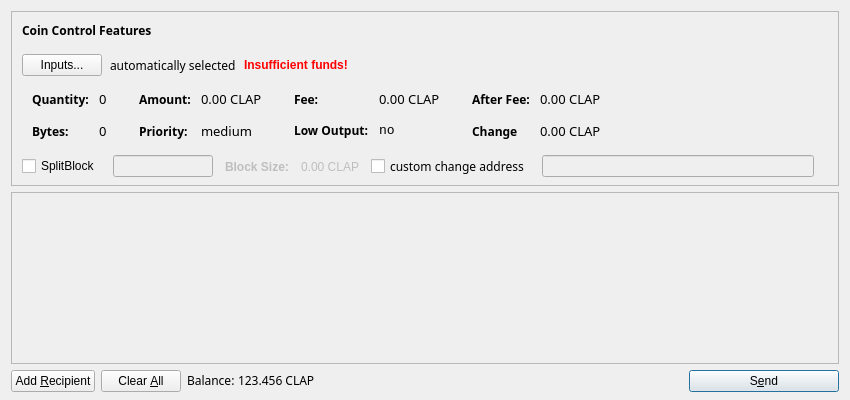
<?xml version="1.0" encoding="UTF-8"?>
<ui version="4.0">
 <class>SendCoinsDialog</class>
 <widget class="QDialog" name="SendCoinsDialog">
  <property name="geometry">
   <rect>
    <x>0</x>
    <y>0</y>
    <width>850</width>
    <height>400</height>
   </rect>
  </property>
  <property name="windowTitle">
   <string>Send Coins</string>
  </property>
  <layout class="QVBoxLayout" name="verticalLayout" stretch="0,1,0">
   <property name="bottomMargin">
    <number>8</number>
   </property>
   <item>
    <widget class="QFrame" name="frameCoinControl">
     <property name="sizePolicy">
      <sizepolicy hsizetype="Expanding" vsizetype="Expanding">
       <horstretch>0</horstretch>
       <verstretch>0</verstretch>
      </sizepolicy>
     </property>
     <property name="maximumSize">
      <size>
       <width>16777215</width>
       <height>16777215</height>
      </size>
     </property>
     <property name="frameShape">
      <enum>QFrame::StyledPanel</enum>
     </property>
     <property name="frameShadow">
      <enum>QFrame::Sunken</enum>
     </property>
     <layout class="QVBoxLayout" name="verticalLayoutCoinControl2">
      <property name="spacing">
       <number>6</number>
      </property>
      <property name="leftMargin">
       <number>0</number>
      </property>
      <property name="topMargin">
       <number>0</number>
      </property>
      <property name="rightMargin">
       <number>0</number>
      </property>
      <property name="bottomMargin">
       <number>6</number>
      </property>
      <item>
       <layout class="QVBoxLayout" name="verticalLayoutCoinControl" stretch="0,0,0,0,1">
        <property name="spacing">
         <number>0</number>
        </property>
        <property name="leftMargin">
         <number>10</number>
        </property>
        <property name="topMargin">
         <number>10</number>
        </property>
        <item>
         <layout class="QHBoxLayout" name="horizontalLayoutCoinControl1">
          <property name="bottomMargin">
           <number>15</number>
          </property>
          <item>
           <widget class="QLabel" name="labelCoinControlFeatures">
            <property name="sizePolicy">
             <sizepolicy hsizetype="Preferred" vsizetype="Maximum">
              <horstretch>0</horstretch>
              <verstretch>0</verstretch>
             </sizepolicy>
            </property>
            <property name="font">
             <font>
              <family>Copperplate Gothic Light</family>
              <weight>75</weight>
              <bold>true</bold>
             </font>
            </property>
            <property name="styleSheet">
             <string notr="true">QLabel { color: #000000; border: none;}</string>
            </property>
            <property name="text">
             <string>Coin Control Features</string>
            </property>
           </widget>
          </item>
         </layout>
        </item>
        <item>
         <layout class="QHBoxLayout" name="horizontalLayoutCoinControl2" stretch="0,0,0,0">
          <property name="spacing">
           <number>8</number>
          </property>
          <property name="bottomMargin">
           <number>10</number>
          </property>
          <item>
           <widget class="QPushButton" name="pushButtonCoinControl">
            <property name="styleSheet">
             <string notr="true"/>
            </property>
            <property name="text">
             <string>Inputs...</string>
            </property>
           </widget>
          </item>
          <item>
           <widget class="QLabel" name="labelCoinControlAutomaticallySelected">
            <property name="font">
             <font>
              <family>Copperplate Gothic Light</family>
             </font>
            </property>
            <property name="styleSheet">
             <string notr="true">QLabel { color: #000000; border: none;}</string>
            </property>
            <property name="text">
             <string>automatically selected</string>
            </property>
            <property name="margin">
             <number>5</number>
            </property>
           </widget>
          </item>
          <item>
           <widget class="QLabel" name="labelCoinControlInsuffFunds">
            <property name="font">
             <font>
              <weight>75</weight>
              <bold>true</bold>
             </font>
            </property>
            <property name="styleSheet">
             <string notr="true">color:red;font-weight:bold;</string>
            </property>
            <property name="text">
             <string>Insufficient funds!</string>
            </property>
            <property name="margin">
             <number>5</number>
            </property>
           </widget>
          </item>
          <item>
           <spacer name="horizontalSpacerCoinControl">
            <property name="orientation">
             <enum>Qt::Horizontal</enum>
            </property>
            <property name="sizeHint" stdset="0">
             <size>
              <width>40</width>
              <height>1</height>
             </size>
            </property>
           </spacer>
          </item>
         </layout>
        </item>
        <item>
         <widget class="QWidget" name="widgetCoinControl" native="true">
          <property name="sizePolicy">
           <sizepolicy hsizetype="Preferred" vsizetype="Preferred">
            <horstretch>0</horstretch>
            <verstretch>0</verstretch>
           </sizepolicy>
          </property>
          <property name="minimumSize">
           <size>
            <width>0</width>
            <height>0</height>
           </size>
          </property>
          <property name="styleSheet">
           <string notr="true"/>
          </property>
          <layout class="QHBoxLayout" name="horizontalLayoutCoinControl5">
           <property name="leftMargin">
            <number>0</number>
           </property>
           <property name="topMargin">
            <number>0</number>
           </property>
           <property name="rightMargin">
            <number>0</number>
           </property>
           <property name="bottomMargin">
            <number>0</number>
           </property>
           <item>
            <layout class="QHBoxLayout" name="horizontalLayoutCoinControl3" stretch="0,0,0,1">
             <property name="spacing">
              <number>20</number>
             </property>
             <property name="topMargin">
              <number>0</number>
             </property>
             <property name="bottomMargin">
              <number>10</number>
             </property>
             <item>
              <layout class="QFormLayout" name="formLayoutCoinControl1">
               <property name="horizontalSpacing">
                <number>10</number>
               </property>
               <property name="verticalSpacing">
                <number>14</number>
               </property>
               <property name="leftMargin">
                <number>10</number>
               </property>
               <property name="topMargin">
                <number>4</number>
               </property>
               <property name="rightMargin">
                <number>6</number>
               </property>
               <item row="0" column="0">
                <widget class="QLabel" name="labelCoinControlQuantityText">
                 <property name="font">
                  <font>
                   <family>Copperplate Gothic Light</family>
                   <weight>75</weight>
                   <bold>true</bold>
                  </font>
                 </property>
                 <property name="styleSheet">
                  <string notr="true">QLabel { color: #000000; border: none;}</string>
                 </property>
                 <property name="text">
                  <string>Quantity:</string>
                 </property>
                 <property name="margin">
                  <number>0</number>
                 </property>
                </widget>
               </item>
               <item row="0" column="1">
                <widget class="QLabel" name="labelCoinControlQuantity">
                 <property name="font">
                  <font>
                   <family>Copperplate Gothic Light</family>
                   <pointsize>10</pointsize>
                  </font>
                 </property>
                 <property name="cursor">
                  <cursorShape>IBeamCursor</cursorShape>
                 </property>
                 <property name="contextMenuPolicy">
                  <enum>Qt::ActionsContextMenu</enum>
                 </property>
                 <property name="styleSheet">
                  <string notr="true">QLabel { color: #000000; border: none;}</string>
                 </property>
                 <property name="text">
                  <string>0</string>
                 </property>
                 <property name="margin">
                  <number>0</number>
                 </property>
                 <property name="textInteractionFlags">
                  <set>Qt::LinksAccessibleByMouse|Qt::TextSelectableByKeyboard|Qt::TextSelectableByMouse</set>
                 </property>
                </widget>
               </item>
               <item row="1" column="0">
                <widget class="QLabel" name="labelCoinControlBytesText">
                 <property name="font">
                  <font>
                   <family>Copperplate Gothic Light</family>
                   <weight>75</weight>
                   <bold>true</bold>
                  </font>
                 </property>
                 <property name="styleSheet">
                  <string notr="true">QLabel { color: #000000; border: none;}</string>
                 </property>
                 <property name="text">
                  <string>Bytes:</string>
                 </property>
                </widget>
               </item>
               <item row="1" column="1">
                <widget class="QLabel" name="labelCoinControlBytes">
                 <property name="font">
                  <font>
                   <family>Copperplate Gothic Light</family>
                   <pointsize>10</pointsize>
                  </font>
                 </property>
                 <property name="cursor">
                  <cursorShape>IBeamCursor</cursorShape>
                 </property>
                 <property name="contextMenuPolicy">
                  <enum>Qt::ActionsContextMenu</enum>
                 </property>
                 <property name="styleSheet">
                  <string notr="true">QLabel { color: #000000; border: none;}</string>
                 </property>
                 <property name="text">
                  <string>0</string>
                 </property>
                 <property name="textInteractionFlags">
                  <set>Qt::LinksAccessibleByMouse|Qt::TextSelectableByKeyboard|Qt::TextSelectableByMouse</set>
                 </property>
                </widget>
               </item>
              </layout>
             </item>
             <item>
              <layout class="QFormLayout" name="formLayoutCoinControl2">
               <property name="horizontalSpacing">
                <number>10</number>
               </property>
               <property name="verticalSpacing">
                <number>14</number>
               </property>
               <property name="leftMargin">
                <number>6</number>
               </property>
               <property name="topMargin">
                <number>4</number>
               </property>
               <property name="rightMargin">
                <number>6</number>
               </property>
               <item row="0" column="0">
                <widget class="QLabel" name="labelCoinControlAmountText">
                 <property name="font">
                  <font>
                   <family>Copperplate Gothic Light</family>
                   <weight>75</weight>
                   <bold>true</bold>
                  </font>
                 </property>
                 <property name="styleSheet">
                  <string notr="true">QLabel { color: #000000; border: none;}</string>
                 </property>
                 <property name="text">
                  <string>Amount:</string>
                 </property>
                 <property name="margin">
                  <number>0</number>
                 </property>
                </widget>
               </item>
               <item row="0" column="1">
                <widget class="QLabel" name="labelCoinControlAmount">
                 <property name="font">
                  <font>
                   <family>Copperplate Gothic Light</family>
                   <pointsize>10</pointsize>
                  </font>
                 </property>
                 <property name="cursor">
                  <cursorShape>IBeamCursor</cursorShape>
                 </property>
                 <property name="contextMenuPolicy">
                  <enum>Qt::ActionsContextMenu</enum>
                 </property>
                 <property name="styleSheet">
                  <string notr="true">QLabel { color: #000000; border: none;}</string>
                 </property>
                 <property name="text">
                  <string>0.00 CLAP</string>
                 </property>
                 <property name="textInteractionFlags">
                  <set>Qt::LinksAccessibleByMouse|Qt::TextSelectableByKeyboard|Qt::TextSelectableByMouse</set>
                 </property>
                </widget>
               </item>
               <item row="1" column="0">
                <widget class="QLabel" name="labelCoinControlPriorityText">
                 <property name="font">
                  <font>
                   <family>Copperplate Gothic Light</family>
                   <weight>75</weight>
                   <bold>true</bold>
                  </font>
                 </property>
                 <property name="styleSheet">
                  <string notr="true">QLabel { color: #000000; border: none;}</string>
                 </property>
                 <property name="text">
                  <string>Priority:</string>
                 </property>
                </widget>
               </item>
               <item row="1" column="1">
                <widget class="QLabel" name="labelCoinControlPriority">
                 <property name="font">
                  <font>
                   <family>Copperplate Gothic Light</family>
                   <pointsize>10</pointsize>
                  </font>
                 </property>
                 <property name="cursor">
                  <cursorShape>IBeamCursor</cursorShape>
                 </property>
                 <property name="contextMenuPolicy">
                  <enum>Qt::ActionsContextMenu</enum>
                 </property>
                 <property name="styleSheet">
                  <string notr="true">QLabel { color: #000000; border: none;}</string>
                 </property>
                 <property name="text">
                  <string>medium</string>
                 </property>
                 <property name="textInteractionFlags">
                  <set>Qt::LinksAccessibleByMouse|Qt::TextSelectableByKeyboard|Qt::TextSelectableByMouse</set>
                 </property>
                </widget>
               </item>
              </layout>
             </item>
             <item>
              <layout class="QFormLayout" name="formLayoutCoinControl3">
               <property name="horizontalSpacing">
                <number>10</number>
               </property>
               <property name="verticalSpacing">
                <number>14</number>
               </property>
               <property name="leftMargin">
                <number>6</number>
               </property>
               <property name="topMargin">
                <number>4</number>
               </property>
               <property name="rightMargin">
                <number>6</number>
               </property>
               <item row="0" column="0">
                <widget class="QLabel" name="labelCoinControlFeeText">
                 <property name="font">
                  <font>
                   <family>Copperplate Gothic Light</family>
                   <weight>75</weight>
                   <bold>true</bold>
                  </font>
                 </property>
                 <property name="styleSheet">
                  <string notr="true">QLabel { color: #000000; border: none;}</string>
                 </property>
                 <property name="text">
                  <string>Fee:</string>
                 </property>
                 <property name="margin">
                  <number>0</number>
                 </property>
                </widget>
               </item>
               <item row="0" column="1">
                <widget class="QLabel" name="labelCoinControlFee">
                 <property name="font">
                  <font>
                   <family>Copperplate Gothic Light</family>
                   <pointsize>10</pointsize>
                  </font>
                 </property>
                 <property name="cursor">
                  <cursorShape>IBeamCursor</cursorShape>
                 </property>
                 <property name="contextMenuPolicy">
                  <enum>Qt::ActionsContextMenu</enum>
                 </property>
                 <property name="styleSheet">
                  <string notr="true">QLabel { color: #000000; border: none;}</string>
                 </property>
                 <property name="text">
                  <string>0.00 CLAP</string>
                 </property>
                 <property name="textInteractionFlags">
                  <set>Qt::LinksAccessibleByMouse|Qt::TextSelectableByKeyboard|Qt::TextSelectableByMouse</set>
                 </property>
                </widget>
               </item>
               <item row="1" column="0">
                <widget class="QLabel" name="labelCoinControlLowOutputText">
                 <property name="font">
                  <font>
                   <family>Copperplate Gothic Light</family>
                   <weight>75</weight>
                   <bold>true</bold>
                  </font>
                 </property>
                 <property name="styleSheet">
                  <string notr="true">QLabel { color: #000000; border: none;}</string>
                 </property>
                 <property name="text">
                  <string>Low Output:</string>
                 </property>
                </widget>
               </item>
               <item row="1" column="1">
                <widget class="QLabel" name="labelCoinControlLowOutput">
                 <property name="font">
                  <font>
                   <family>Monospace</family>
                   <pointsize>10</pointsize>
                  </font>
                 </property>
                 <property name="cursor">
                  <cursorShape>IBeamCursor</cursorShape>
                 </property>
                 <property name="contextMenuPolicy">
                  <enum>Qt::ActionsContextMenu</enum>
                 </property>
                 <property name="styleSheet">
                  <string notr="true">QLabel { color: #000000; border: none;}</string>
                 </property>
                 <property name="text">
                  <string>no</string>
                 </property>
                 <property name="textInteractionFlags">
                  <set>Qt::LinksAccessibleByMouse|Qt::TextSelectableByKeyboard|Qt::TextSelectableByMouse</set>
                 </property>
                </widget>
               </item>
              </layout>
             </item>
             <item>
              <layout class="QFormLayout" name="formLayoutCoinControl4">
               <property name="horizontalSpacing">
                <number>10</number>
               </property>
               <property name="verticalSpacing">
                <number>14</number>
               </property>
               <property name="leftMargin">
                <number>6</number>
               </property>
               <property name="topMargin">
                <number>4</number>
               </property>
               <property name="rightMargin">
                <number>6</number>
               </property>
               <item row="0" column="0">
                <widget class="QLabel" name="labelCoinControlAfterFeeText">
                 <property name="font">
                  <font>
                   <family>Copperplate Gothic Light</family>
                   <weight>75</weight>
                   <bold>true</bold>
                  </font>
                 </property>
                 <property name="styleSheet">
                  <string notr="true">QLabel { color: #000000; border: none;}</string>
                 </property>
                 <property name="text">
                  <string>After Fee:</string>
                 </property>
                 <property name="margin">
                  <number>0</number>
                 </property>
                </widget>
               </item>
               <item row="0" column="1">
                <widget class="QLabel" name="labelCoinControlAfterFee">
                 <property name="font">
                  <font>
                   <family>Copperplate Gothic Light</family>
                   <pointsize>10</pointsize>
                  </font>
                 </property>
                 <property name="cursor">
                  <cursorShape>IBeamCursor</cursorShape>
                 </property>
                 <property name="contextMenuPolicy">
                  <enum>Qt::ActionsContextMenu</enum>
                 </property>
                 <property name="styleSheet">
                  <string notr="true">QLabel { color: #000000; border: none;}</string>
                 </property>
                 <property name="text">
                  <string>0.00 CLAP</string>
                 </property>
                 <property name="textInteractionFlags">
                  <set>Qt::LinksAccessibleByMouse|Qt::TextSelectableByKeyboard|Qt::TextSelectableByMouse</set>
                 </property>
                </widget>
               </item>
               <item row="1" column="0">
                <widget class="QLabel" name="labelCoinControlChangeText">
                 <property name="font">
                  <font>
                   <family>Copperplate Gothic Light</family>
                   <weight>75</weight>
                   <bold>true</bold>
                  </font>
                 </property>
                 <property name="styleSheet">
                  <string notr="true">QLabel { color: #000000; border: none;}</string>
                 </property>
                 <property name="text">
                  <string>Change</string>
                 </property>
                </widget>
               </item>
               <item row="1" column="1">
                <widget class="QLabel" name="labelCoinControlChange">
                 <property name="font">
                  <font>
                   <family>Copperplate Gothic Light</family>
                   <pointsize>10</pointsize>
                  </font>
                 </property>
                 <property name="cursor">
                  <cursorShape>IBeamCursor</cursorShape>
                 </property>
                 <property name="contextMenuPolicy">
                  <enum>Qt::ActionsContextMenu</enum>
                 </property>
                 <property name="styleSheet">
                  <string notr="true">QLabel { color: #000000; border: none;}</string>
                 </property>
                 <property name="text">
                  <string>0.00 CLAP</string>
                 </property>
                 <property name="textInteractionFlags">
                  <set>Qt::LinksAccessibleByMouse|Qt::TextSelectableByKeyboard|Qt::TextSelectableByMouse</set>
                 </property>
                </widget>
               </item>
              </layout>
             </item>
            </layout>
           </item>
          </layout>
         </widget>
        </item>
        <item>
         <layout class="QHBoxLayout" name="horizontalLayoutCoinControl4" stretch="0,0,0">
          <property name="spacing">
           <number>12</number>
          </property>
          <property name="sizeConstraint">
           <enum>QLayout::SetDefaultConstraint</enum>
          </property>
          <property name="topMargin">
           <number>5</number>
          </property>
          <property name="rightMargin">
           <number>5</number>
          </property>
		  <item>
            <widget class="QCheckBox" name="splitBlockCheckBox">
              <property name="text">
                <string>SplitBlock</string>
              </property>
            </widget>
          </item>
          <item>
            <widget class="QLineEdit" name="splitBlockLineEdit">
              <property name="enabled">
                <bool>false</bool>
              </property>
              <property name="sizePolicy">
                <sizepolicy hsizetype="Fixed" vsizetype="Fixed">
                  <horstretch>0</horstretch>
                  <verstretch>0</verstretch>
                </sizepolicy>
              </property>
              <property name="maximumSize">
                <size>
                  <width>100</width>
                  <height>16777215</height>
                </size>
              </property>
            </widget>
          </item>
          <item>
            <widget class="QLabel" name="labelBlockSizeText">
              <property name="enabled">
                <bool>false</bool>
              </property>
              <property name="font">
                <font>
                  <weight>75</weight>
                  <bold>true</bold>
                </font>
              </property>
              <property name="text">
                <string>Block Size:</string>
              </property>
            </widget>
          </item>
          <item>
            <widget class="QLabel" name="labelBlockSize">
              <property name="enabled">
                <bool>false</bool>
              </property>
              <property name="text">
                <string>0.00 CLAP</string>
              </property>
            </widget>
          </item>
          <item>
           <widget class="QCheckBox" name="checkBoxCoinControlChange">
            <property name="font">
             <font>
              <family>Copperplate Gothic Light</family>
             </font>
            </property>
            <property name="styleSheet">
             <string notr="true">QLabel { color: #000000; border: none;}</string>
            </property>
            <property name="text">
             <string>custom change address</string>
            </property>
           </widget>
          </item>
          <item>
           <widget class="QLineEdit" name="lineEditCoinControlChange">
            <property name="enabled">
             <bool>false</bool>
            </property>
            <property name="sizePolicy">
             <sizepolicy hsizetype="Expanding" vsizetype="Fixed">
              <horstretch>0</horstretch>
              <verstretch>0</verstretch>
             </sizepolicy>
            </property>
           </widget>
          </item>
          <item>
           <widget class="QLabel" name="labelCoinControlChangeLabel">
            <property name="sizePolicy">
             <sizepolicy hsizetype="Preferred" vsizetype="Expanding">
              <horstretch>0</horstretch>
              <verstretch>0</verstretch>
             </sizepolicy>
            </property>
            <property name="minimumSize">
             <size>
              <width>0</width>
              <height>0</height>
             </size>
            </property>
            <property name="text">
             <string/>
            </property>
            <property name="margin">
             <number>3</number>
            </property>
           </widget>
          </item>
         </layout>
        </item>
        <item>
         <spacer name="verticalSpacerCoinControl">
          <property name="orientation">
           <enum>Qt::Vertical</enum>
          </property>
          <property name="sizeHint" stdset="0">
           <size>
            <width>800</width>
            <height>1</height>
           </size>
          </property>
         </spacer>
        </item>
       </layout>
      </item>
     </layout>
    </widget>
   </item>
   <item>
    <widget class="QScrollArea" name="scrollArea">
     <property name="widgetResizable">
      <bool>true</bool>
     </property>
     <widget class="QWidget" name="scrollAreaWidgetContents">
      <property name="geometry">
       <rect>
        <x>0</x>
        <y>0</y>
        <width>830</width>
        <height>175</height>
       </rect>
      </property>
      <layout class="QVBoxLayout" name="verticalLayout_2">
       <property name="leftMargin">
        <number>0</number>
       </property>
       <property name="topMargin">
        <number>0</number>
       </property>
       <property name="rightMargin">
        <number>0</number>
       </property>
       <property name="bottomMargin">
        <number>0</number>
       </property>
       <item>
        <layout class="QVBoxLayout" name="entries">
         <property name="spacing">
          <number>6</number>
         </property>
        </layout>
       </item>
       <item>
        <spacer name="verticalSpacer">
         <property name="orientation">
          <enum>Qt::Vertical</enum>
         </property>
         <property name="sizeHint" stdset="0">
          <size>
           <width>20</width>
           <height>40</height>
          </size>
         </property>
        </spacer>
       </item>
      </layout>
     </widget>
    </widget>
   </item>
   <item>
    <layout class="QHBoxLayout" name="horizontalLayout">
     <item>
      <widget class="QPushButton" name="addButton">
       <property name="toolTip">
        <string>Send to multiple recipients at once</string>
       </property>
       <property name="text">
        <string>Add &amp;Recipient</string>
       </property>
       <property name="icon">
        <iconset resource="../bitcoin.qrc">
         <normaloff>:/icons/add</normaloff>:/icons/add</iconset>
       </property>
       <property name="autoDefault">
        <bool>false</bool>
       </property>
      </widget>
     </item>
     <item>
      <widget class="QPushButton" name="clearButton">
       <property name="sizePolicy">
        <sizepolicy hsizetype="Minimum" vsizetype="Fixed">
         <horstretch>0</horstretch>
         <verstretch>0</verstretch>
        </sizepolicy>
       </property>
       <property name="toolTip">
        <string>Remove all transaction fields</string>
       </property>
       <property name="text">
        <string>Clear &amp;All</string>
       </property>
       <property name="icon">
        <iconset resource="../bitcoin.qrc">
         <normaloff>:/icons/remove</normaloff>:/icons/remove</iconset>
       </property>
       <property name="autoRepeatDelay">
        <number>300</number>
       </property>
       <property name="autoDefault">
        <bool>false</bool>
       </property>
      </widget>
     </item>
     <item>
      <layout class="QHBoxLayout" name="horizontalLayout_2">
       <property name="spacing">
        <number>3</number>
       </property>
       <item>
        <widget class="QLabel" name="label">
         <property name="sizePolicy">
          <sizepolicy hsizetype="Preferred" vsizetype="Fixed">
           <horstretch>0</horstretch>
           <verstretch>0</verstretch>
          </sizepolicy>
         </property>
         <property name="font">
          <font>
           <family>Copperplate Gothic Light</family>
          </font>
         </property>
         <property name="styleSheet">
          <string notr="true">QLabel { color: #000000; border: none;}</string>
         </property>
         <property name="text">
          <string>Balance:</string>
         </property>
        </widget>
       </item>
       <item>
        <widget class="QLabel" name="labelBalance">
         <property name="sizePolicy">
          <sizepolicy hsizetype="Preferred" vsizetype="Fixed">
           <horstretch>0</horstretch>
           <verstretch>0</verstretch>
          </sizepolicy>
         </property>
         <property name="font">
          <font>
           <family>Copperplate Gothic Light</family>
          </font>
         </property>
         <property name="cursor">
          <cursorShape>IBeamCursor</cursorShape>
         </property>
         <property name="styleSheet">
          <string notr="true">QLabel { color: #000000; border: none;}</string>
         </property>
         <property name="text">
          <string>123.456 CLAP</string>
         </property>
         <property name="textInteractionFlags">
          <set>Qt::LinksAccessibleByMouse|Qt::TextSelectableByKeyboard|Qt::TextSelectableByMouse</set>
         </property>
        </widget>
       </item>
      </layout>
     </item>
     <item>
      <spacer name="horizontalSpacer">
       <property name="orientation">
        <enum>Qt::Horizontal</enum>
       </property>
       <property name="sizeHint" stdset="0">
        <size>
         <width>40</width>
         <height>20</height>
        </size>
       </property>
      </spacer>
     </item>
     <item>
      <widget class="QPushButton" name="sendButton">
       <property name="minimumSize">
        <size>
         <width>150</width>
         <height>0</height>
        </size>
       </property>
       <property name="toolTip">
        <string>Confirm the send action</string>
       </property>
       <property name="text">
        <string>S&amp;end</string>
       </property>
       <property name="icon">
        <iconset resource="../bitcoin.qrc">
         <normaloff>:/icons/send</normaloff>:/icons/send</iconset>
       </property>
       <property name="default">
        <bool>true</bool>
       </property>
      </widget>
     </item>
    </layout>
   </item>
  </layout>
 </widget>
 <resources>
  <include location="../bitcoin.qrc"/>
 </resources>
 <connections/>
</ui>
